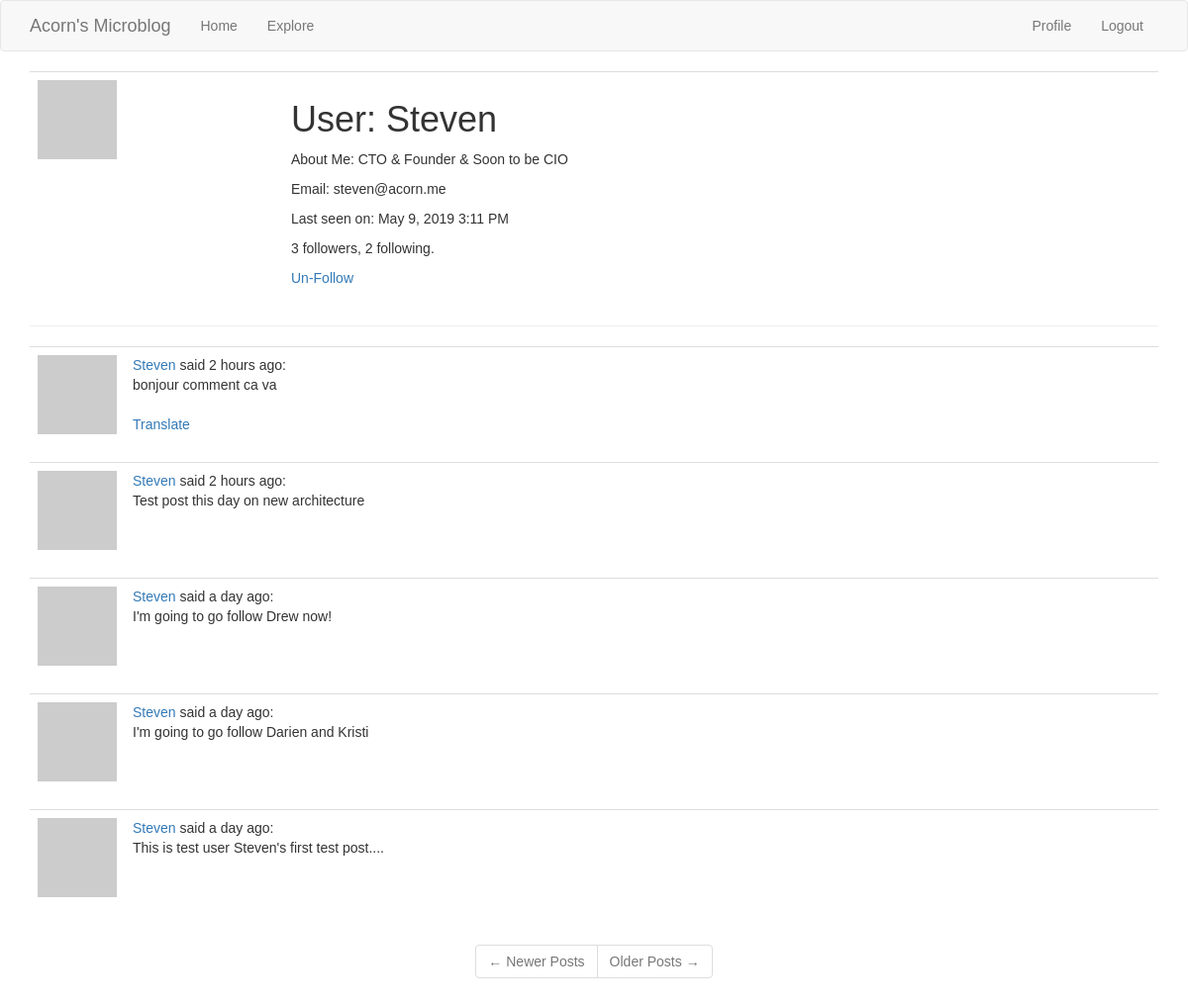
Screenshot of /user/Steven (signed in) with the database file from the repository.
### app/models.py (models this page shows, shortened)
class User(UserMixin, db.Model):
    id = db.Column(db.Integer, primary_key=True)
    username = db.Column(db.String(64), index=True, unique=True)
    email = db.Column(db.String(120), index=True, unique=True)
    password_hash = db.Column(db.String(128))
    posts = db.relationship('Post', backref='author', lazy='dynamic')
    followed = db.relationship('User',
                               secondary=followers,
                               primaryjoin=(followers.c.follower_id == id),
                               secondaryjoin=(followers.c.followed_id == id),
                               backref=db.backref('followers',
                                                  lazy='dynamic'),
                               lazy='dynamic')
    def is_following(self, user):
        return self.followed.filter(
            followers.c.followed_id == user.id).count() > 0
    about_me = db.Column(db.String(140))
    last_seen = db.Column(db.DateTime, default=datetime.utcnow)
    def avatar(self, size):
        digest = md5(self.email.lower().encode('utf-8')).hexdigest()
        return 'https://www.gravatar.com/avatar/{}?d=identicon&s={}'.format(digest, size)

class Post(db.Model):
    id = db.Column(db.Integer, primary_key=True)
    body = db.Column(db.String(140))
    timestamp = db.Column(db.DateTime, index=True, default=datetime.utcnow)
    user_id = db.Column(db.Integer, db.ForeignKey('user.id'))
    language = db.Column(db.String(5))

### app/main/routes.py (the view)
@bp.route('/user/<username>')
@login_required
def user(username):
    user = User.query.filter_by(username=username).first_or_404()
    page = request.args.get('page', 1, type=int)
    posts = user.posts.order_by(Post.timestamp.desc()).paginate(page, current_app.config['POSTS_PER_PAGE'], False)
    next_url = url_for('main.user', username=user.username, page=posts.next_num) if posts.has_next else None
    prev_url = url_for('main.user', username=user.username, page=posts.prev_num) if posts.has_prev else None
    return render_template('user.html', user=user, posts=posts.items, next_url=next_url, prev_url=prev_url)

### app/main/routes.py (called while the page is built)
@bp.before_request
def before_request():
    g.locale = str(get_locale())
    if current_user.is_authenticated:
        current_user.last_seen = datetime.utcnow()
        db.session.commit()

### app/models.py (called while the page is built)
@login.user_loader
def load_user(id):
    return User.query.get(int(id))  # DB may use numeric ID hence the int conversion

### app/templates/user.html
{% extends "base.html" %}
{% block app_content %}
    <table class="table table-hover">
        <tr>
            <td width="256px">
                <img src="{{ user.avatar(256) }}">
            </td>
            <td>
                <h1>User: {{ user.username }}</h1>
                {% if user.about_me %}
                    <p>
                        About Me: {{ user.about_me }}
                    </p>
                {% endif %}
                <p>
                    Email: {{ user.email }}
                </p>
                {% if user.last_seen %}
                    <p>
                        Last seen on: {{ moment(user.last_seen).format('LLL') }}
                    </p>
                {% endif %}
                <p>{{ user.followers.count() }} followers, {{ user.followed.count() }} following.</p>
                {% if user == current_user %}
                    <p>
                        <a href="{{ url_for('main.edit_profile') }}">
                            Edit your profile
                        </a>
                    </p>
                {% elif not current_user.is_following(user) %}
                    <p>
                        <a href="{{ url_for('main.follow', username=user.username) }}">
                            Follow
                        </a>
                    </p>
                {% else %}
                    <p>
                        <a href="{{ url_for('main.unfollow', username=user.username) }}">
                            Un-Follow
                        </a>
                    </p>
                {% endif %}
            </td>
        </tr>
    </table>
    <hr>
    {% for post in posts %}
        {% include '_post.html' %}
    {% endfor %}
    <div class="row text-center">
        <nav aria-label="...">
            <ul class="pagination">
                <li class="page-item{% if not prev_url %} disabled{% endif %}">
                    <a class="page-link" href="{{ prev_url or '#' }}" tabindex="{% if not prev_url %}-1{%else%}1{%endif%}">
                        <span aria-hidden="true">&larr;</span> Newer Posts
                    </a>
                </li>
                <li class="page-item{% if not next_url %} disabled{% endif %}">
                    <a class="page-link" href="{{ next_url or '#' }}" tabindex="{% if not next_url %}-1{%else%}1{%endif%}">
                        Older Posts <span aria-hidden="true">&rarr;</span>
                    </a>
                </li>
            </ul>
        </nav>
    </div>
{% endblock %}

### app/templates/_post.html
<table class="table table-hover">
        <tr>
            <td width="70px">
                <a href="{{ url_for('main.user', username=post.author.username) }}">
                    <img src="{{ post.author.avatar(70) }}" />
                </a>
            </td>
            <td>
                <a class="font-weight-bold" style="text-decoration:none;" href="{{ url_for('main.user', username=post.author.username) }}">
                    {{ post.author.username }}
                </a>
                said {{ moment(post.timestamp).fromNow() }}:
                <br>
                <span id="post{{ post.id }}">
                    {{ post.body }}
                </span>
                {% if post.language and post.language != g.locale %}
                <br><br>
                <span id="translation{{ post.id }}">
                    <a href="javascript:translate(
                                '#post{{ post.id }}',
                                '#translation{{ post.id }}',
                                '{{ post.language }}',
                                '{{ g.locale }}');">{{ 'Translate' }}
                    </a>
                </span>
                {% endif %}
            </td>
        </tr>
    </table>

### app/static/css/main.css (style rules this page uses)
html { font-family: commuters-sans, sans-serif; }
body { font-family: commuters-sans, sans-serif; }

### rows the page displays
User: username "Steven", about_me "CTO & Founder & Soon to be CIO", email "steven@acorn.me", last_seen "May 9, 2019 3:11 PM"
Post: author.username "Steven", timestamp "2 hours ago", body "bonjour comment ca va", value "Translate"
Post: author.username "Steven", timestamp "2 hours ago", body "Test post this day on new architecture"
Post: author.username "Steven", timestamp "a day ago", body "I'm going to go follow Drew now!"
Post: author.username "Steven", timestamp "a day ago", body "I'm going to go follow Darien and Kristi"
Post: author.username "Steven", timestamp "a day ago", body "This is test user Steven's first test post...."

### other values shown
{{ user.followers.count() }} "3"
{{ user.followed.count() }} "2"
